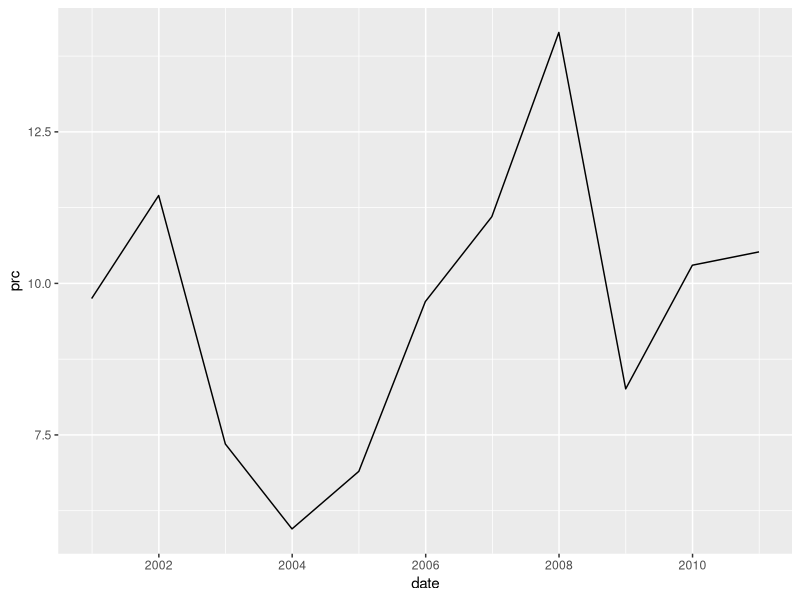
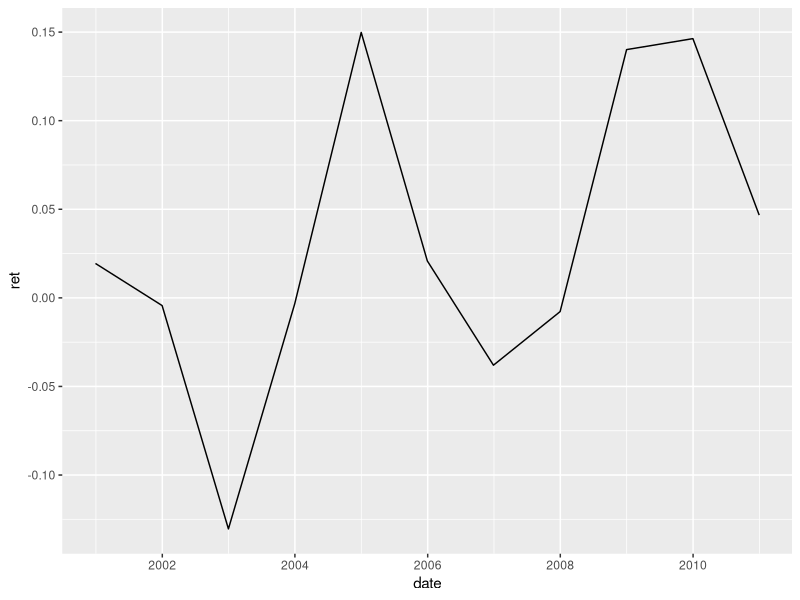
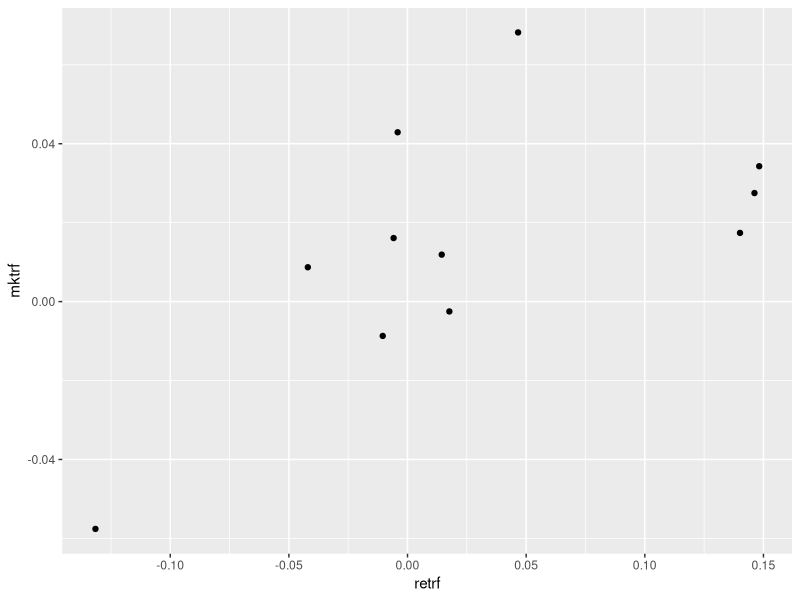

Reproduce these figures in R, in order.
# Suggestive solutions
library(tidyverse)
library(ggplot2)
library(lubridate)
# Q2. 
StockPrice = readr::read_csv("data/StockPrice.csv")
StockPrice %>% nrow()
StockPrice %>% 
  distinct(permno) %>% 
  nrow()

StockPrice %>% 
  count(permno)

min(StockPrice$prc)
max(StockPrice$prc)

# Q3. 
summary(StockPrice$prc)

# Q4. 
StockPrice = StockPrice %>% 
  group_by(permno) %>% 
  mutate(ret = log(prc/lag(prc))) %>% 
  ungroup()

# Q5. 
StockPrice %>% 
  group_by(permno) %>% 
  summarize(
    mean(ret, na.rm=TRUE),
    median(ret, na.rm=TRUE),
    min(ret, na.rm=TRUE),
    max(ret, na.rm=TRUE),
    sd(ret, na.rm=TRUE),
  ) %>% 
  ungroup()
  
# Q6. 
StockPrice %>% 
  group_by(permno) %>% 
  slice_tail() %>% 
  ungroup()

# Q7. 
StockPrice %>% 
  group_by(permno) %>% 
  slice_tail() %>% 
  ungroup() %>% 
  mutate(
    f_prc = prc*exp(0.05*0.5)
  )

# Q8. 
# e.g. permno = 10001
StockPrice %>% 
  filter(permno==10001, lubridate::month(date) == 12) %>% 
  na.omit() %>% 
  ggplot(aes(x=date, y=prc)) + geom_line()
StockPrice %>% 
  filter(permno==10001, lubridate::month(date) == 12) %>% 
  na.omit() %>% 
  ggplot(aes(x=date, y=ret)) + geom_line()

# Q9.
Ff=readr::read_csv("data/ff4_monthly_202104042231.csv")
Ff = Ff %>% 
  select(year, month, mktrf, rf)
StockPrice = StockPrice %>% 
  mutate(
    year = year(date),
    month = month(date)
  )
StockPrice = StockPrice %>% 
  left_join(Ff, by=c("year", "month"))

# scatter plot
StockPrice %>% 
  filter(permno==10001, lubridate::month(date) == 12) %>% 
  na.omit() %>% 
  mutate(retrf = ret-rf) %>% 
  ggplot(aes(x=retrf, y=mktrf)) + geom_point()
# repeat Q7 by real rf
StockPrice %>% 
  group_by(permno) %>% 
  slice_tail() %>% 
  ungroup() %>% 
  mutate(
    f_prc = prc*exp(rf*12*0.5)
  ) %>% View()

# Q10.
StockPrice %>% 
  group_by(permno) %>% 
  summarize(
    meanret = mean(ret, na.rm=TRUE),
    meanmktret = mean(mktrf+rf,na.rm=TRUE)
  ) %>% 
  ungroup() %>% 
  mutate(
    large_than_mktret = ifelse(meanret>=meanmktret,1,0)
  ) %>% 
  count(large_than_mktret)
